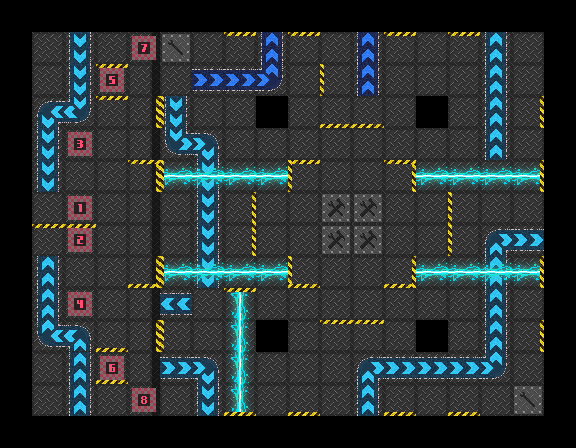

Rendered tile map (Tiled .tmx) drawn with the repository's tilesets; below, a short description and the map source with its tile grids summarised:
An orthogonal 18x14 tile map with 32x32 px tiles, 5 tile layers (floor, belts, lasers, walls, ...).

<map version="1.2" tiledversion="1.2.2" orientation="orthogonal" renderorder="right-down" width="18" height="14" tilewidth="32" tileheight="32" infinite="0" nextlayerid="34" nextobjectid="1">
 <tileset firstgid="1" source="roborallyTextures.tsx" />
 <layer id="26" name="floor" width="18" height="14">
  <data>[252 cells, 188 non-empty, 4 distinct tile ids]</data>
 </layer>
 <layer id="27" name="belts" width="18" height="14">
  <data>[252 cells, 44 non-empty, 15 distinct tile ids]</data>
 </layer>
 <layer id="28" name="lasers" width="18" height="14" locked="1">
  <data>[252 cells, 20 non-empty, 2 distinct tile ids]</data>
 </layer>
 <layer id="29" name="walls" width="18" height="14" locked="1">
  <data>[252 cells, 40 non-empty, 8 distinct tile ids]</data>
 </layer>
 <layer id="31" name="start" width="18" height="14" locked="1">
  <data>[252 cells, 8 non-empty, 8 distinct tile ids]</data>
 </layer>
</map>
